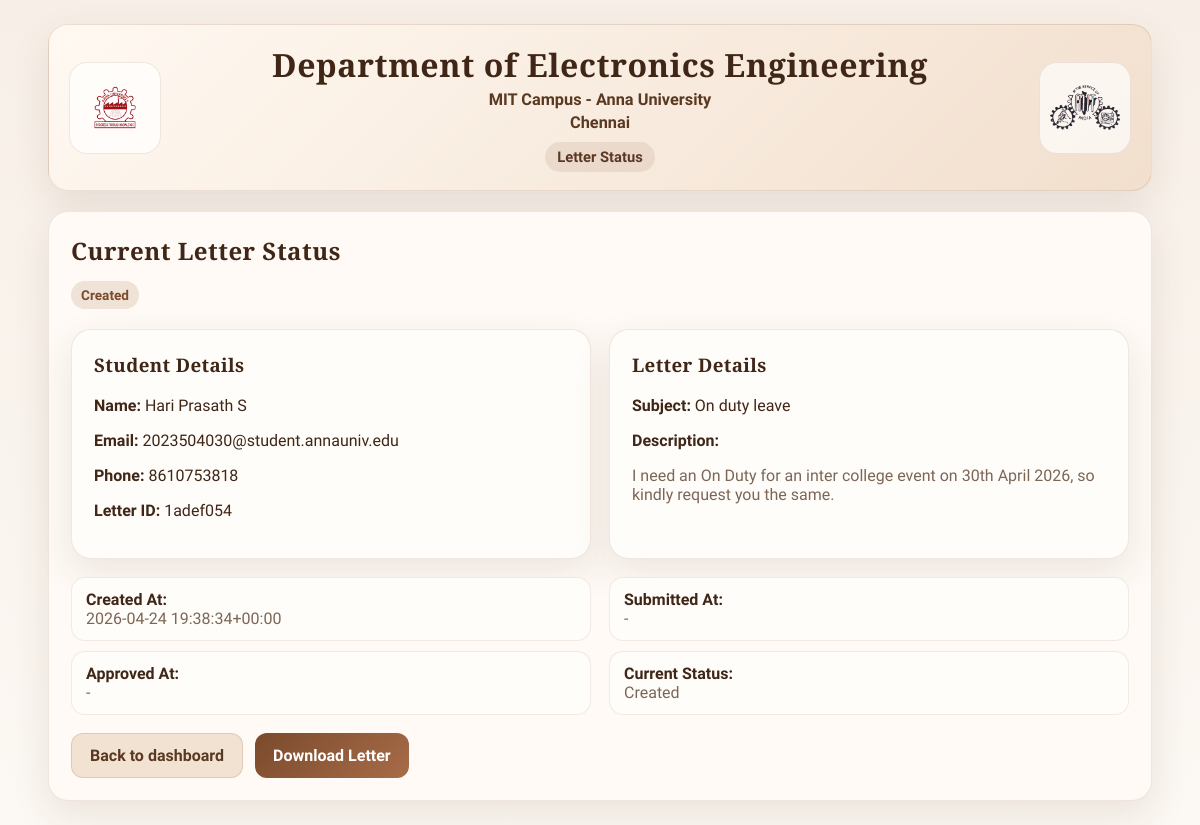
Page /submit?id=1adef054 (signed in) on the committed database.
### letterbox/models.py (models this page shows)
class Letter(db.Model):
    __tablename__ = "letters"
    __table_args__ = (
        CheckConstraint(
            "status IN ('Created', 'Submitted', 'Pending', 'Approved')",
            name="ck_letters_status",
        ),
    )
    app_id = db.Column(db.String(32), primary_key=True)
    name = db.Column(db.String(120), nullable=False)
    email = db.Column(db.String(255), nullable=False, index=True)
    phone = db.Column(db.String(30), nullable=False)
    subject = db.Column(db.String(255), nullable=False)
    description = db.Column(db.Text, nullable=False)
    status = db.Column(db.String(20), nullable=False, default="Created", index=True)
    generated_file_name = db.Column(db.String(255), nullable=True)
    qr_file_name = db.Column(db.String(255), nullable=True)
    created_at = db.Column(db.DateTime(timezone=True), nullable=False, default=utcnow, index=True)
    submitted_at = db.Column(db.DateTime(timezone=True), nullable=True)
    approved_at = db.Column(db.DateTime(timezone=True), nullable=True)

### letterbox/routes_student.py (the view, shortened to what this page needs)
    @app.route("/submit")
    @login_required
    @roles_required("student", "staff", "admin")
    @staff_key_required
    def submit():
        app_id = request.args.get("id", "").strip()
        letter = get_letter(app_id)
        if not letter:
            return render_template("success.html", message="Letter record not found.", app_id=app_id, name=session.get("name", "")), 404
        if not letter_belongs_to_current_user(letter):
            abort(403)
        return render_template("status.html", letter=letter)

### letterbox/auth.py (called while the page is built)
def login_required(fn):
    @wraps(fn)
    def wrapper(*args, **kwargs):
        if not session.get("username"):
            return redirect(url_for("login"))
        return fn(*args, **kwargs)
    return wrapper

def roles_required(*roles):
    allowed_roles = set(roles)
    def decorator(fn):
        @wraps(fn)
        def wrapper(*args, **kwargs):
            if session.get("role") not in allowed_roles:
                abort(403)
            return fn(*args, **kwargs)
        return wrapper
    return decorator

def staff_key_required(fn):
    @wraps(fn)
    def wrapper(*args, **kwargs):
        if session.get("role") in {"staff", "admin"} and settings.STAFF_ACCESS_KEY and not session.get("staff_key_ok"):
            return redirect(url_for("staff_login", message="Please sign in again with the admin key for staff access."))
        return fn(*args, **kwargs)
    return wrapper

### letterbox/services.py (called while the page is built)
def letter_belongs_to_current_user(letter: Letter) -> bool:
    if session.get("role") in {"staff", "admin"}:
        return True
    return session.get("role") == "student" and normalize_email(letter.email) == session.get("email")

def get_letter(app_id: str) -> Letter | None:
    return db.session.get(Letter, app_id)

### templates/status.html (shortened to what this page needs)
<!DOCTYPE html>
<html lang="en">
<head>
  <link rel="stylesheet" href="/static/style.css">
</head>
<body>
  <div class="container">
    {% set portal_tag = 'Letter Status' %}
    {% include '_brand_banner.html' %}
    <div class="card">
      <h2 style="margin:0;">Current Letter Status</h2>
      <div style="margin-top:14px;">
        <span class="status-pill {{ letter.status }}">{{ letter.status }}</span>
      </div>
      <div class="responsive-two" style="margin-top:20px;">
        <div class="card" style="background:#fffdf9;">
          <h3 style="margin-top:0;">Student Details</h3>
          <p><strong>Name:</strong> {{ letter.name }}</p>
          <p><strong>Email:</strong> {{ letter.email }}</p>
          <p><strong>Phone:</strong> {{ letter.phone }}</p>
          <p><strong>Letter ID:</strong> {{ letter.app_id }}</p>
        </div>
        <div class="card" style="background:#fffdf9;">
          <h3 style="margin-top:0;">Letter Details</h3>
          <p><strong>Subject:</strong> {{ letter.subject }}</p>
          <p><strong>Description:</strong></p>
          <p class="muted">{{ letter.description }}</p>
        </div>
      </div>
      <div class="meta-list" style="margin-top:18px;">
        <div class="meta-item"><strong>Created At:</strong><br><span class="muted">{{ letter.created_at }}</span></div>
        <div class="meta-item"><strong>Submitted At:</strong><br><span class="muted">{{ letter.submitted_at or '-' }}</span></div>
        <div class="meta-item"><strong>Approved At:</strong><br><span class="muted">{{ letter.approved_at or '-' }}</span></div>
        <div class="meta-item"><strong>Current Status:</strong><br><span class="muted">{{ letter.status }}</span></div>
      </div>
      <div class="stack-actions" style="margin-top:18px;">
        {% if session.role == 'student' %}
          <a class="btn btn-soft" href="/dashboard/student">Back to dashboard</a>
        {% else %}
          <a class="btn btn-soft" href="/dashboard/staff">Back to dashboard</a>
        {% endif %}
        <a class="btn" href="/download/{{ letter.app_id }}">Download Letter</a>
      </div>
    </div>
  </div>
</body>
</html>

### static/style.css (style rules this page uses)
:root { --coffee-900:#3f2617; --coffee-800:#5b3822; --coffee-700:#7a4a2c; --coffee-500:#a86c49; --skin-100:#fbf4ec; --skin-200:#f2e2d2; --skin-300:#e5c8ae; --card:#fffaf5; --line:#d6b79b; --muted:#7c6656; --success:#365f3e; --danger:#8a2d2d; --shadow:0 14px 38px rgba(74,45,27,.10); }
* { box-sizing:border-box }
body { margin:0; color:var(--coffee-900); font-family:"Source Sans 3", Arial, sans-serif; background:linear-gradient(180deg,#f7efe7 0%, #fcf8f3 100%); }
h1,h2,h3,h4 { font-family:"Cormorant Garamond", Georgia, serif; letter-spacing:.02em; }
a { color:var(--coffee-700) }
.container { max-width:1140px;margin:24px auto;padding:0 18px }
.card { background:var(--card); border:1px solid rgba(122,74,44,.12); border-radius:20px; padding:22px; box-shadow:var(--shadow); }
.btn { display:inline-flex; align-items:center; justify-content:center; gap:8px; padding:12px 18px; border:none; border-radius:12px; background:linear-gradient(135deg,var(--coffee-700),var(--coffee-500)); color:#fff; cursor:pointer; text-decoration:none; font-weight:700; }
.btn-soft { background:var(--skin-200); color:var(--coffee-800); border:1px solid rgba(122,74,44,.16); }
.small,.muted { color:var(--muted) }
.status-pill { display:inline-block; padding:6px 10px; border-radius:999px; font-size:.85rem; font-weight:700; }
.status-pill.Created { background:#efe2d6;color:#7a4a2c }
.responsive-two { display:grid;grid-template-columns:1fr 1fr;gap:18px }
.stack-actions { display:flex;gap:12px;flex-wrap:wrap }
.meta-list { display:grid;grid-template-columns:1fr 1fr;gap:10px 18px }
.meta-item { padding:12px 14px;border-radius:14px;background:#fffdf9;border:1px solid rgba(122,74,44,.10) }

### rows in the picture
Letter: status "Created", name "Hari Prasath S", email "2023504030@student.annauniv.edu", phone "8610753818", app_id "1adef054", subject "On duty leave", description "I need an On Duty for an inter college event on 30th April 2026, so kindly request you the same.", created_at "2026-04-24 19:38:34+00:00", submitted_at "-", approved_at "-"

### other values in the picture
{{ department_title }} "Department of Electronics Engineering"
{{ campus_title }} "MIT Campus - Anna University"
{{ city_title }} "Chennai"
{{ portal_tag }} "Letter Status"
